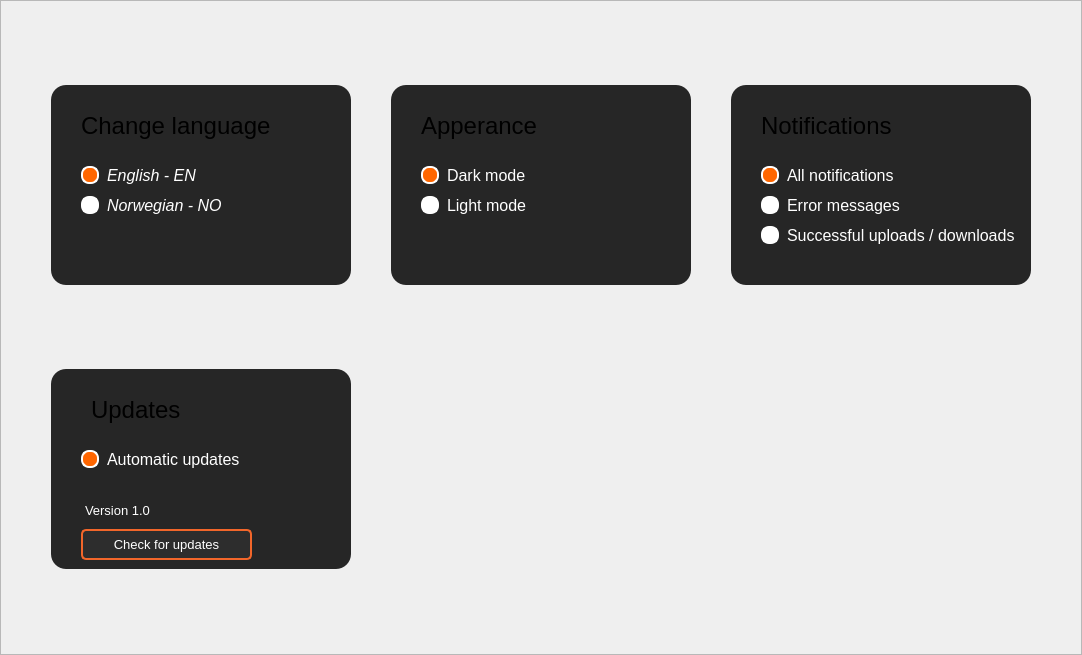
<?xml version="1.0" encoding="UTF-8"?>
<ui version="4.0">
 <class>MainWindow</class>
 <widget class="QMainWindow" name="MainWindow">
  <property name="geometry">
   <rect>
    <x>0</x>
    <y>0</y>
    <width>1082</width>
    <height>655</height>
   </rect>
  </property>
  <property name="windowTitle">
   <string>MainWindow</string>
  </property>
  <widget class="QWidget" name="centralwidget">
   <layout class="QVBoxLayout" name="verticalLayout">
    <property name="spacing">
     <number>0</number>
    </property>
    <property name="leftMargin">
     <number>0</number>
    </property>
    <property name="topMargin">
     <number>0</number>
    </property>
    <property name="rightMargin">
     <number>0</number>
    </property>
    <property name="bottomMargin">
     <number>0</number>
    </property>
    <item>
     <widget class="QFrame" name="frame">
      <property name="layoutDirection">
       <enum>Qt::LeftToRight</enum>
      </property>
      <property name="styleSheet">
       <string notr="true">QFrame {
	background-color: rgb(52, 53, 52);
}

QFrame &gt; QLabel{
	color:white;
}
</string>
      </property>
      <property name="frameShape">
       <enum>QFrame::StyledPanel</enum>
      </property>
      <property name="frameShadow">
       <enum>QFrame::Raised</enum>
      </property>
      <layout class="QGridLayout" name="gridLayout">
       <property name="leftMargin">
        <number>50</number>
       </property>
       <property name="topMargin">
        <number>60</number>
       </property>
       <property name="rightMargin">
        <number>50</number>
       </property>
       <property name="bottomMargin">
        <number>60</number>
       </property>
       <property name="horizontalSpacing">
        <number>40</number>
       </property>
       <property name="verticalSpacing">
        <number>60</number>
       </property>
       <item row="0" column="2">
        <widget class="QFrame" name="frameNotifications">
         <property name="sizePolicy">
          <sizepolicy hsizetype="Fixed" vsizetype="Fixed">
           <horstretch>0</horstretch>
           <verstretch>0</verstretch>
          </sizepolicy>
         </property>
         <property name="minimumSize">
          <size>
           <width>300</width>
           <height>200</height>
          </size>
         </property>
         <property name="maximumSize">
          <size>
           <width>300</width>
           <height>200</height>
          </size>
         </property>
         <property name="styleSheet">
          <string notr="true">QFrame {
    background-color: #262626;
    border-radius: 15px;
}
</string>
         </property>
         <property name="frameShape">
          <enum>QFrame::StyledPanel</enum>
         </property>
         <property name="frameShadow">
          <enum>QFrame::Raised</enum>
         </property>
         <widget class="QLabel" name="labelBell">
          <property name="geometry">
           <rect>
            <x>26</x>
            <y>26</y>
            <width>24</width>
            <height>24</height>
           </rect>
          </property>
          <property name="styleSheet">
           <string notr="true">image: url(:/bell/BellVector.svg);</string>
          </property>
          <property name="text">
           <string/>
          </property>
         </widget>
         <widget class="QRadioButton" name="radioButtonAllNotifications">
          <property name="geometry">
           <rect>
            <x>30</x>
            <y>80</y>
            <width>141</width>
            <height>21</height>
           </rect>
          </property>
          <property name="font">
           <font>
            <family>Arial</family>
            <pointsize>12</pointsize>
            <italic>false</italic>
           </font>
          </property>
          <property name="styleSheet">
           <string notr="true">QRadioButton::indicator {
    width: 14px;
    height: 14px;
    border-radius: 8px;
    border: 2px solid #FFFFFF;
    background-color: #FFFFFF;
}

/* Checked state */
QRadioButton::indicator:checked {
    background-color: #FF6600;
    border: 2px solid #FFFFFF; 
}

/* Hover */
QRadioButton::indicator:hover {
    background-color: #D3D3D3;
}

/* Hover for checked state */
QRadioButton::indicator:checked:hover {
    background-color: #FF6600;
}

/* Radio button text */
QRadioButton {
    spacing: 8px;
    color: #FFFFFF;
	background-color: #262626;
}
</string>
          </property>
          <property name="text">
           <string>All notifications</string>
          </property>
          <property name="iconSize">
           <size>
            <width>20</width>
            <height>20</height>
           </size>
          </property>
          <property name="checked">
           <bool>true</bool>
          </property>
         </widget>
         <widget class="QRadioButton" name="radioButtonErrorMessages">
          <property name="geometry">
           <rect>
            <x>30</x>
            <y>110</y>
            <width>151</width>
            <height>21</height>
           </rect>
          </property>
          <property name="font">
           <font>
            <family>Arial</family>
            <pointsize>12</pointsize>
            <italic>false</italic>
           </font>
          </property>
          <property name="styleSheet">
           <string notr="true">QRadioButton::indicator {
    width: 14px;
    height: 14px;
    border-radius: 8px;
    border: 2px solid #FFFFFF;
    background-color: #FFFFFF;
}

/* Checked state */
QRadioButton::indicator:checked {
    background-color: #FF6600;
    border: 2px solid #FFFFFF; 
}

/* Hover */
QRadioButton::indicator:hover {
    background-color: #D3D3D3;
}

/* Hover for checked state */
QRadioButton::indicator:checked:hover {
    background-color: #FF6600;
}

/* Radio button text */
QRadioButton {
    spacing: 8px;
    color: #FFFFFF;
	background-color: #262626;
}
</string>
          </property>
          <property name="text">
           <string>Error messages</string>
          </property>
          <property name="iconSize">
           <size>
            <width>20</width>
            <height>20</height>
           </size>
          </property>
          <property name="checked">
           <bool>false</bool>
          </property>
         </widget>
         <widget class="QRadioButton" name="radioButtonSucUplDwl">
          <property name="geometry">
           <rect>
            <x>30</x>
            <y>140</y>
            <width>261</width>
            <height>21</height>
           </rect>
          </property>
          <property name="font">
           <font>
            <family>Arial</family>
            <pointsize>12</pointsize>
            <italic>false</italic>
           </font>
          </property>
          <property name="styleSheet">
           <string notr="true">QRadioButton::indicator {
    width: 14px;
    height: 14px;
    border-radius: 8px;
    border: 2px solid #FFFFFF;
    background-color: #FFFFFF;
}

/* Checked state */
QRadioButton::indicator:checked {
    background-color: #FF6600;
    border: 2px solid #FFFFFF; 
}

/* Hover */
QRadioButton::indicator:hover {
    background-color: #D3D3D3;
}

/* Hover for checked state */
QRadioButton::indicator:checked:hover {
    background-color: #FF6600;
}

/* Radio button text */
QRadioButton {
    spacing: 8px;
    color: #FFFFFF;
	background-color: #262626;
}
</string>
          </property>
          <property name="text">
           <string>Successful uploads / downloads</string>
          </property>
          <property name="iconSize">
           <size>
            <width>20</width>
            <height>20</height>
           </size>
          </property>
          <property name="checked">
           <bool>false</bool>
          </property>
         </widget>
         <widget class="QLabel" name="label_3">
          <property name="geometry">
           <rect>
            <x>30</x>
            <y>20</y>
            <width>181</width>
            <height>41</height>
           </rect>
          </property>
          <property name="font">
           <font>
            <pointsize>18</pointsize>
           </font>
          </property>
          <property name="text">
           <string>Notifications</string>
          </property>
         </widget>
        </widget>
       </item>
       <item row="0" column="0">
        <widget class="QFrame" name="frameChangeLanguage">
         <property name="sizePolicy">
          <sizepolicy hsizetype="Fixed" vsizetype="Fixed">
           <horstretch>0</horstretch>
           <verstretch>0</verstretch>
          </sizepolicy>
         </property>
         <property name="minimumSize">
          <size>
           <width>300</width>
           <height>200</height>
          </size>
         </property>
         <property name="maximumSize">
          <size>
           <width>300</width>
           <height>200</height>
          </size>
         </property>
         <property name="layoutDirection">
          <enum>Qt::LeftToRight</enum>
         </property>
         <property name="styleSheet">
          <string notr="true">QFrame {
    background-color: #262626;
    border-radius: 15px;
}
</string>
         </property>
         <property name="frameShape">
          <enum>QFrame::StyledPanel</enum>
         </property>
         <property name="frameShadow">
          <enum>QFrame::Raised</enum>
         </property>
         <widget class="QLabel" name="labelGlobe">
          <property name="geometry">
           <rect>
            <x>26</x>
            <y>26</y>
            <width>24</width>
            <height>24</height>
           </rect>
          </property>
          <property name="styleSheet">
           <string notr="true">image: url(:/globe/VectorGlobe.png);</string>
          </property>
          <property name="text">
           <string/>
          </property>
         </widget>
         <widget class="QRadioButton" name="radioButtonEnglish">
          <property name="geometry">
           <rect>
            <x>30</x>
            <y>80</y>
            <width>121</width>
            <height>21</height>
           </rect>
          </property>
          <property name="font">
           <font>
            <family>Arial</family>
            <pointsize>12</pointsize>
            <italic>true</italic>
           </font>
          </property>
          <property name="styleSheet">
           <string notr="true">QRadioButton::indicator {
    width: 14px;
    height: 14px;
    border-radius: 8px;
    border: 2px solid #FFFFFF;
    background-color: #FFFFFF;
}

/* Checked state */
QRadioButton::indicator:checked {
    background-color: #FF6600;
    border: 2px solid #FFFFFF; 
}

/* Hover */
QRadioButton::indicator:hover {
    background-color: #D3D3D3;
}

/* Hover for checked state */
QRadioButton::indicator:checked:hover {
    background-color: #FF6600;
}

/* Radio button text */
QRadioButton {
    spacing: 8px;
    color: #FFFFFF;
	background-color: #262626;
}
</string>
          </property>
          <property name="text">
           <string>English - EN</string>
          </property>
          <property name="iconSize">
           <size>
            <width>20</width>
            <height>20</height>
           </size>
          </property>
          <property name="checked">
           <bool>true</bool>
          </property>
         </widget>
         <widget class="QRadioButton" name="radioButtonNorwegian">
          <property name="geometry">
           <rect>
            <x>30</x>
            <y>110</y>
            <width>141</width>
            <height>21</height>
           </rect>
          </property>
          <property name="font">
           <font>
            <family>Arial</family>
            <pointsize>12</pointsize>
            <italic>true</italic>
           </font>
          </property>
          <property name="styleSheet">
           <string notr="true">QRadioButton::indicator {
    width: 14px;
    height: 14px;
    border-radius: 8px;
    border: 2px solid #FFFFFF;
    background-color: #FFFFFF;
}

/* Checked state */
QRadioButton::indicator:checked {
    background-color: #FF6600;
    border: 2px solid #FFFFFF; 
}

/* Hover */
QRadioButton::indicator:hover {
    background-color: #D3D3D3;
}

/* Hover for checked state */
QRadioButton::indicator:checked:hover {
    background-color: #FF6600;
}

/* Radio button text */
QRadioButton {
    spacing: 8px;
    color: #FFFFFF;
	background-color: #262626;
}
</string>
          </property>
          <property name="text">
           <string>Norwegian - NO</string>
          </property>
          <property name="iconSize">
           <size>
            <width>20</width>
            <height>20</height>
           </size>
          </property>
          <property name="checked">
           <bool>false</bool>
          </property>
         </widget>
         <widget class="QLabel" name="label">
          <property name="geometry">
           <rect>
            <x>30</x>
            <y>20</y>
            <width>211</width>
            <height>41</height>
           </rect>
          </property>
          <property name="font">
           <font>
            <pointsize>18</pointsize>
           </font>
          </property>
          <property name="text">
           <string>Change language</string>
          </property>
         </widget>
        </widget>
       </item>
       <item row="1" column="0">
        <widget class="QFrame" name="frameUpdates">
         <property name="sizePolicy">
          <sizepolicy hsizetype="Fixed" vsizetype="Fixed">
           <horstretch>0</horstretch>
           <verstretch>0</verstretch>
          </sizepolicy>
         </property>
         <property name="minimumSize">
          <size>
           <width>300</width>
           <height>200</height>
          </size>
         </property>
         <property name="maximumSize">
          <size>
           <width>300</width>
           <height>200</height>
          </size>
         </property>
         <property name="styleSheet">
          <string notr="true">QFrame {
    background-color: #262626;
    border-radius: 15px;
}
</string>
         </property>
         <property name="frameShape">
          <enum>QFrame::StyledPanel</enum>
         </property>
         <property name="frameShadow">
          <enum>QFrame::Sunken</enum>
         </property>
         <property name="lineWidth">
          <number>1</number>
         </property>
         <widget class="QLabel" name="labelUpdate">
          <property name="geometry">
           <rect>
            <x>26</x>
            <y>26</y>
            <width>24</width>
            <height>24</height>
           </rect>
          </property>
          <property name="styleSheet">
           <string notr="true">image: url(:/updates/UpdateVector.svg);</string>
          </property>
          <property name="text">
           <string/>
          </property>
         </widget>
         <widget class="QRadioButton" name="radioButtonAutoUpdate">
          <property name="geometry">
           <rect>
            <x>30</x>
            <y>80</y>
            <width>161</width>
            <height>21</height>
           </rect>
          </property>
          <property name="font">
           <font>
            <family>Arial</family>
            <pointsize>12</pointsize>
            <italic>false</italic>
           </font>
          </property>
          <property name="styleSheet">
           <string notr="true">QRadioButton::indicator {
    width: 14px;
    height: 14px;
    border-radius: 8px;
    border: 2px solid #FFFFFF;
    background-color: #FFFFFF;
}

/* Checked state */
QRadioButton::indicator:checked {
    background-color: #FF6600;
    border: 2px solid #FFFFFF; 
}

/* Hover */
QRadioButton::indicator:hover {
    background-color: #D3D3D3;
}

/* Hover for checked state */
QRadioButton::indicator:checked:hover {
    background-color: #FF6600;
}

/* Radio button text */
QRadioButton {
    spacing: 8px;
    color: #FFFFFF;
	background-color: #262626;
}
</string>
          </property>
          <property name="text">
           <string>Automatic updates</string>
          </property>
          <property name="iconSize">
           <size>
            <width>20</width>
            <height>20</height>
           </size>
          </property>
          <property name="checked">
           <bool>true</bool>
          </property>
         </widget>
         <widget class="QPlainTextEdit" name="plainTextEdit_5">
          <property name="geometry">
           <rect>
            <x>30</x>
            <y>130</y>
            <width>81</width>
            <height>21</height>
           </rect>
          </property>
          <property name="font">
           <font>
            <family>Arial</family>
            <pointsize>10</pointsize>
           </font>
          </property>
          <property name="styleSheet">
           <string notr="true">color: rgb(255, 255, 255);</string>
          </property>
          <property name="verticalScrollBarPolicy">
           <enum>Qt::ScrollBarAlwaysOff</enum>
          </property>
          <property name="horizontalScrollBarPolicy">
           <enum>Qt::ScrollBarAlwaysOff</enum>
          </property>
          <property name="plainText">
           <string>Version 1.0</string>
          </property>
         </widget>
         <widget class="QPushButton" name="pushButtonCheckUpdates">
          <property name="geometry">
           <rect>
            <x>30</x>
            <y>160</y>
            <width>171</width>
            <height>31</height>
           </rect>
          </property>
          <property name="font">
           <font>
            <family>Arial</family>
            <pointsize>10</pointsize>
           </font>
          </property>
          <property name="styleSheet">
           <string notr="true">QPushButton {
    color: #FFFFFF;
    background-color: #2D2D2D;
    border: 2px solid #F2662A; 
    border-radius: 5px; 
    padding: 5px 10px; 
}

QPushButton:hover {
    background-color: #3E3E3E;
}

QPushButton:pressed {
    background-color: #1A1A1A;
}

QPushButton:focus {
    outline: none;
}
</string>
          </property>
          <property name="text">
           <string>Check for updates</string>
          </property>
         </widget>
         <widget class="QLabel" name="label_4">
          <property name="geometry">
           <rect>
            <x>40</x>
            <y>20</y>
            <width>121</width>
            <height>41</height>
           </rect>
          </property>
          <property name="font">
           <font>
            <pointsize>18</pointsize>
           </font>
          </property>
          <property name="text">
           <string>Updates</string>
          </property>
         </widget>
        </widget>
       </item>
       <item row="0" column="1">
        <widget class="QFrame" name="frameAppearance">
         <property name="sizePolicy">
          <sizepolicy hsizetype="Fixed" vsizetype="Fixed">
           <horstretch>0</horstretch>
           <verstretch>0</verstretch>
          </sizepolicy>
         </property>
         <property name="minimumSize">
          <size>
           <width>300</width>
           <height>200</height>
          </size>
         </property>
         <property name="maximumSize">
          <size>
           <width>300</width>
           <height>200</height>
          </size>
         </property>
         <property name="styleSheet">
          <string notr="true">QFrame {
    background-color: #262626;
    border-radius: 15px;
}
</string>
         </property>
         <property name="frameShape">
          <enum>QFrame::StyledPanel</enum>
         </property>
         <property name="frameShadow">
          <enum>QFrame::Raised</enum>
         </property>
         <widget class="QLabel" name="labelSun">
          <property name="geometry">
           <rect>
            <x>26</x>
            <y>26</y>
            <width>24</width>
            <height>24</height>
           </rect>
          </property>
          <property name="styleSheet">
           <string notr="true">image: url(:/sun/SunVector.svg);</string>
          </property>
          <property name="text">
           <string/>
          </property>
         </widget>
         <widget class="QRadioButton" name="radioButtonDarkMode">
          <property name="geometry">
           <rect>
            <x>30</x>
            <y>80</y>
            <width>121</width>
            <height>21</height>
           </rect>
          </property>
          <property name="font">
           <font>
            <family>Arial</family>
            <pointsize>12</pointsize>
            <italic>false</italic>
           </font>
          </property>
          <property name="styleSheet">
           <string notr="true">QRadioButton::indicator {
    width: 14px;
    height: 14px;
    border-radius: 8px;
    border: 2px solid #FFFFFF;
    background-color: #FFFFFF;
}

/* Checked state */
QRadioButton::indicator:checked {
    background-color: #FF6600;
    border: 2px solid #FFFFFF; 
}

/* Hover */
QRadioButton::indicator:hover {
    background-color: #D3D3D3;
}

/* Hover for checked state */
QRadioButton::indicator:checked:hover {
    background-color: #FF6600;
}

/* Radio button text */
QRadioButton {
    spacing: 8px;
    color: #FFFFFF;
	background-color: #262626;
}
</string>
          </property>
          <property name="text">
           <string>Dark mode</string>
          </property>
          <property name="iconSize">
           <size>
            <width>20</width>
            <height>20</height>
           </size>
          </property>
          <property name="checked">
           <bool>true</bool>
          </property>
         </widget>
         <widget class="QRadioButton" name="radioButtonLightMode">
          <property name="geometry">
           <rect>
            <x>30</x>
            <y>110</y>
            <width>121</width>
            <height>21</height>
           </rect>
          </property>
          <property name="font">
           <font>
            <family>Arial</family>
            <pointsize>12</pointsize>
            <italic>false</italic>
           </font>
          </property>
          <property name="styleSheet">
           <string notr="true">QRadioButton::indicator {
    width: 14px;
    height: 14px;
    border-radius: 8px;
    border: 2px solid #FFFFFF;
    background-color: #FFFFFF;
}

/* Checked state */
QRadioButton::indicator:checked {
    background-color: #FF6600;
    border: 2px solid #FFFFFF; 
}

/* Hover */
QRadioButton::indicator:hover {
    background-color: #D3D3D3;
}

/* Hover for checked state */
QRadioButton::indicator:checked:hover {
    background-color: #FF6600;
}

/* Radio button text */
QRadioButton {
    spacing: 8px;
    color: #FFFFFF;
	background-color: #262626;
}
</string>
          </property>
          <property name="text">
           <string>Light mode</string>
          </property>
          <property name="iconSize">
           <size>
            <width>20</width>
            <height>20</height>
           </size>
          </property>
          <property name="checked">
           <bool>false</bool>
          </property>
         </widget>
         <widget class="QLabel" name="label_2">
          <property name="geometry">
           <rect>
            <x>30</x>
            <y>20</y>
            <width>181</width>
            <height>41</height>
           </rect>
          </property>
          <property name="font">
           <font>
            <pointsize>18</pointsize>
           </font>
          </property>
          <property name="text">
           <string>Apperance</string>
          </property>
         </widget>
        </widget>
       </item>
      </layout>
     </widget>
    </item>
   </layout>
  </widget>
  <action name="actionLogo">
   <property name="enabled">
    <bool>true</bool>
   </property>
   <property name="icon">
    <iconset>
     <normaloff>Mnemonic logo.png</normaloff>Mnemonic logo.png</iconset>
   </property>
   <property name="text">
    <string>Logo</string>
   </property>
  </action>
  <action name="analyzedDataActionButton">
   <property name="text">
    <string>Analyzed Data</string>
   </property>
   <property name="font">
    <font>
     <family>Arial</family>
     <pointsize>20</pointsize>
     <weight>75</weight>
     <italic>false</italic>
     <bold>true</bold>
    </font>
   </property>
  </action>
  <action name="actionPlugins">
   <property name="text">
    <string>Plugins</string>
   </property>
   <property name="font">
    <font>
     <family>Arial</family>
     <pointsize>20</pointsize>
     <weight>75</weight>
     <bold>true</bold>
    </font>
   </property>
  </action>
  <action name="actionSettings">
   <property name="icon">
    <iconset>
     <normaloff>Settings.png</normaloff>Settings.png</iconset>
   </property>
   <property name="text">
    <string>Settings</string>
   </property>
  </action>
 </widget>
 <resources>
  <include location="Globe.qrc"/>
  <include location="Updates.qrc"/>
  <include location="Notifications.qrc"/>
  <include location="Appearance.qrc"/>
 </resources>
 <connections/>
</ui>
